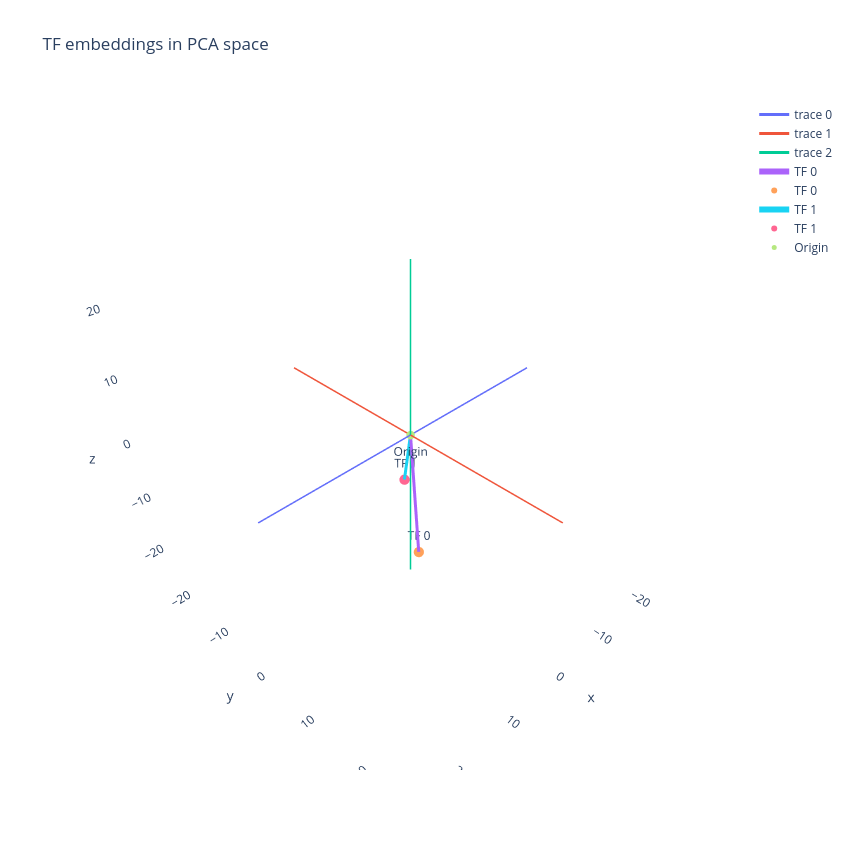

Source (notebook cell):
### Code cell
import numpy as np
import plotly.graph_objects as go

result_num = 0

# First two TF coordinates
coords_to_plot = coords[results_sorted[result_num][0:2]]

tf_1_name = id_to_tf[results_sorted[result_num][0]]
tf_2_name = id_to_tf[results_sorted[result_num][1]]
print(f"TFs with highest dot product: {tf_1_name} (idx: {results_sorted[result_num][0]}), {tf_2_name} (idx: {results_sorted[result_num][1]})")

tf_names = [tf_1_name, tf_2_name]

max_val = np.abs(coords_to_plot).max() * 1.2

fig = go.Figure()

# --------------------------------------------------
# Draw x, y, z axes through the origin
# --------------------------------------------------

fig.add_trace(
    go.Scatter3d(
        x=[-max_val, max_val],
        y=[0, 0],
        z=[0, 0],
        mode="lines",
        line=dict(width=3),
        hoverinfo="skip",
    )
)

fig.add_trace(
    go.Scatter3d(
        x=[0, 0],
        y=[-max_val, max_val],
        z=[0, 0],
        mode="lines",
        line=dict(width=3),
        hoverinfo="skip",
    )
)

fig.add_trace(
    go.Scatter3d(
        x=[0, 0],
        y=[0, 0],
        z=[-max_val, max_val],
        mode="lines",
        line=dict(width=3),
        hoverinfo="skip",
    )
)

# --------------------------------------------------
# Plot TF vectors from the origin
# --------------------------------------------------

for i, (x, y, z) in enumerate(coords_to_plot):

    # Vector line
    fig.add_trace(
        go.Scatter3d(
            x=[0, x],
            y=[0, y],
            z=[0, z],
            mode="lines",
            line=dict(width=6),
            name=f"TF {i}",
            hoverinfo="skip",
        )
    )

    # Vector endpoint
    fig.add_trace(
        go.Scatter3d(
            x=[x],
            y=[y],
            z=[z],
            mode="markers+text",
            marker=dict(size=6),
            text=[f"TF {i}"],
            textposition="top center",
            name=f"TF {i}",
            customdata=[[i, tf_names[i]]],
            hovertemplate=(
                "%{customdata[1]}<br>"
                "<extra></extra>"
            ),
        )
    )

# Origin
fig.add_trace(
    go.Scatter3d(
        x=[0],
        y=[0],
        z=[0],
        mode="markers+text",
        marker=dict(size=5),
        text=["Origin"],
        textposition="bottom center",
        name="Origin",
        hoverinfo="skip",
    )
)

# --------------------------------------------------
# Layout
# --------------------------------------------------

fig.update_layout(
    title="TF embeddings in PCA space",
    scene=dict(
        xaxis=dict(
            range=[-max_val, max_val],
            showgrid=False,
            showbackground=False,
            zeroline=False,
        ),
        yaxis=dict(
            range=[-max_val, max_val],
            showgrid=False,
            showbackground=False,
            zeroline=False,
        ),
        zaxis=dict(
            range=[-max_val, max_val],
            showgrid=False,
            showbackground=False,
            zeroline=False,
        ),
        aspectmode="cube",
    ),
    width=850,
    height=850,
)

fig.show()

### Figure 1 — Plotly figure (JSON) as saved in the notebook; plotly's stock layout.template omitted (floating-point values rounded to 4 significant figures)
{"data": [{"hoverinfo": "skip", "line": {"width": 3}, "mode": "lines", "type": "scatter3d", "x": [-25.68, 25.68], "y": [0, 0], "z": [0, 0]}, {"hoverinfo": "skip", "line": {"width": 3}, "mode": "lines", "type": "scatter3d", "x": [0, 0], "y": [-25.68, 25.68], "z": [0, 0]}, {"hoverinfo": "skip", "line": {"width": 3}, "mode": "lines", "type": "scatter3d", "x": [0, 0], "y": [0, 0], "z": [-25.68, 25.68]}, {"hoverinfo": "skip", "line": {"width": 6}, "mode": "lines", "name": "TF 0", "type": "scatter3d", "x": [0, -0.4923], "y": [0, 1.28], "z": [0, -21.4]}, {"customdata": [[0, "ELF1"]], "hovertemplate": "%{customdata[1]}<br><extra></extra>", "marker": {"size": 6}, "mode": "markers+text", "name": "TF 0", "text": ["TF 0"], "textposition": "top center", "type": "scatter3d", "x": [-0.4923], "y": [1.28], "z": [-21.4]}, {"hoverinfo": "skip", "line": {"width": 6}, "mode": "lines", "name": "TF 1", "type": "scatter3d", "x": [0, 0.04304], "y": [0, -1.2], "z": [0, -8.448]}, {"customdata": [[1, "CIC"]], "hovertemplate": "%{customdata[1]}<br><extra></extra>", "marker": {"size": 6}, "mode": "markers+text", "name": "TF 1", "text": ["TF 1"], "textposition": "top center", "type": "scatter3d", "x": [0.04304], "y": [-1.2], "z": [-8.448]}, {"hoverinfo": "skip", "marker": {"size": 5}, "mode": "markers+text", "name": "Origin", "text": ["Origin"], "textposition": "bottom center", "type": "scatter3d", "x": [0], "y": [0], "z": [0]}], "layout": {"height": 850, "scene": {"aspectmode": "cube", "xaxis": {"range": [-25.68, 25.68], "showbackground": false, "showgrid": false, "zeroline": false}, "yaxis": {"range": [-25.68, 25.68], "showbackground": false, "showgrid": false, "zeroline": false}, "zaxis": {"range": [-25.68, 25.68], "showbackground": false, "showgrid": false, "zeroline": false}}, "title": {"text": "TF embeddings in PCA space"}, "width": 850}}
